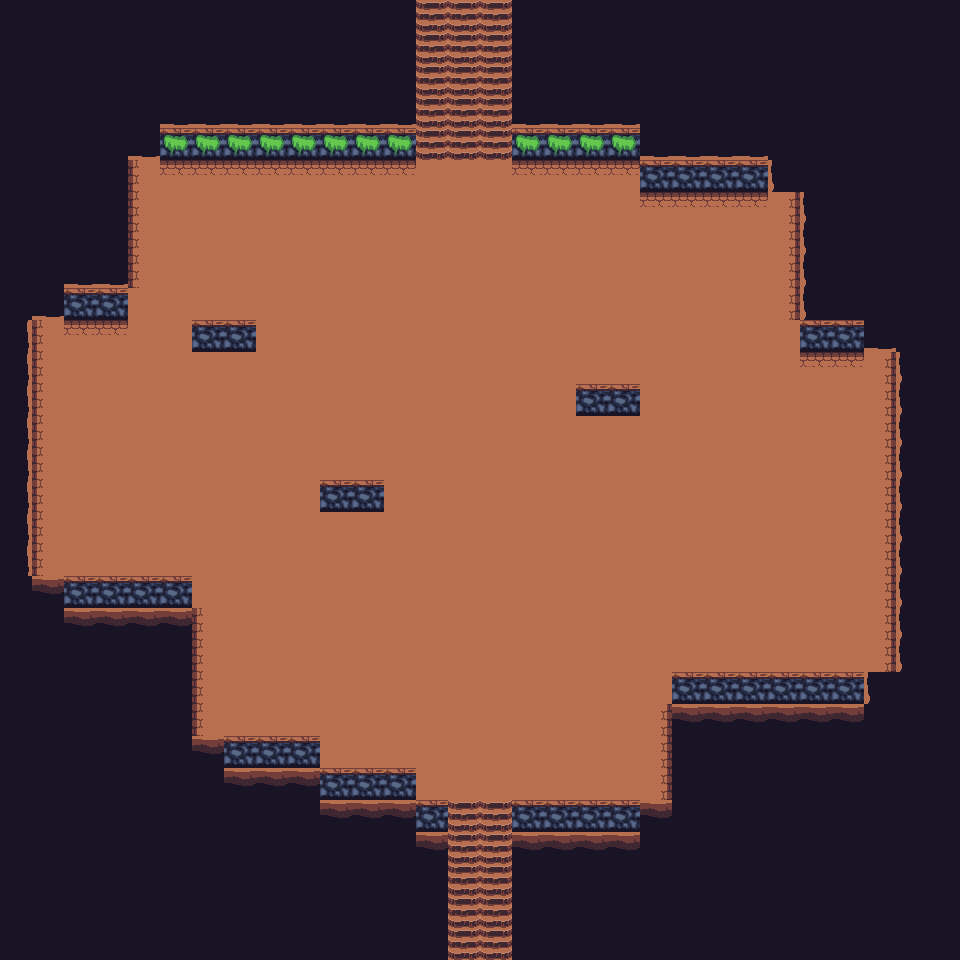

Rendered tile map (Tiled .tmx) drawn with the repository's tilesets; below, a short description and the full map source, tile grids included:
An orthogonal 30x30 tile map with 32x32 px tiles, 2 tile layers (Tile Layer 1, Tile Layer 2) and 31 objects (30x wall, portal).

<map version="1.5" tiledversion="1.6.0" orientation="orthogonal" renderorder="right-down" width="30" height="30" tilewidth="32" tileheight="32" infinite="0" nextlayerid="4" nextobjectid="35">
 <tileset firstgid="1" name="tileset_dungeon" tilewidth="32" tileheight="32" tilecount="64" columns="8">
  <image source="tileset_dungeon.png" width="256" height="256" />
 </tileset>
 <layer id="1" name="Tile Layer 1" width="30" height="30">
  <data encoding="csv">
46,46,46,46,46,46,46,46,46,46,46,46,46,36,36,36,46,46,46,46,46,46,46,46,46,46,46,46,46,46,
46,46,46,46,46,46,46,46,46,46,46,46,46,36,36,36,46,46,46,46,46,46,46,46,46,46,46,46,46,46,
46,46,46,46,46,46,46,46,46,46,46,46,46,36,36,36,46,46,46,46,46,46,46,46,46,46,46,46,46,46,
46,46,46,46,46,54,54,54,54,54,54,54,54,36,36,36,54,54,54,54,46,46,46,46,46,46,46,46,46,46,
46,46,46,46,54,18,18,18,18,18,18,18,18,36,36,36,18,18,18,18,54,54,54,54,46,46,46,46,46,46,
46,46,46,46,41,34,34,34,34,34,34,34,34,42,42,42,34,34,34,34,18,18,18,18,45,46,46,46,46,46,
46,46,46,46,41,42,42,42,42,42,42,42,42,42,42,42,42,42,42,42,34,34,34,34,43,45,46,46,46,46,
46,46,46,46,41,42,42,42,42,42,42,42,42,42,42,42,42,42,42,42,42,42,42,42,43,45,46,46,46,46,
46,46,54,54,41,42,42,42,42,42,42,42,42,42,42,42,42,42,42,42,42,42,42,42,43,45,46,46,46,46,
46,54,18,18,42,42,42,42,42,42,42,42,42,42,42,42,42,42,42,42,42,42,42,42,43,45,46,46,46,46,
47,41,34,34,42,42,18,18,42,42,42,42,42,42,42,42,42,42,42,42,42,42,42,42,42,18,18,54,46,46,
47,41,42,42,42,42,42,42,42,42,42,42,42,42,42,42,42,42,42,42,42,42,42,42,42,34,34,43,45,46,
47,41,42,42,42,42,42,42,42,42,42,42,42,42,42,42,42,42,18,18,42,42,42,42,42,42,42,43,45,46,
47,41,42,42,42,42,42,42,42,42,42,42,42,42,42,42,42,42,42,42,42,42,42,42,42,42,42,43,45,46,
47,41,42,42,42,42,42,42,42,42,42,42,42,42,42,42,42,42,42,42,42,42,42,42,42,42,42,43,45,46,
47,41,42,42,42,42,42,42,42,42,18,18,42,42,42,42,42,42,42,42,42,42,42,42,42,42,42,43,45,46,
47,41,42,42,42,42,42,42,42,42,42,42,42,42,42,42,42,42,42,42,42,42,42,42,42,42,42,43,45,46,
47,41,42,42,42,42,42,42,42,42,42,42,42,42,42,42,42,42,42,42,42,42,42,42,42,42,42,43,45,46,
46,38,18,18,18,18,42,42,42,42,42,42,42,42,42,42,42,42,42,42,42,42,42,42,42,42,42,43,45,46,
46,46,38,38,38,38,41,42,42,42,42,42,42,42,42,42,42,42,42,42,42,42,42,42,42,42,42,43,45,46,
46,46,46,46,46,46,41,42,42,42,42,42,42,42,42,42,42,42,42,42,42,42,42,42,42,42,42,43,45,46,
46,46,46,46,46,46,41,42,42,42,42,42,42,42,42,42,42,42,42,42,42,18,18,18,18,18,18,45,46,46,
46,46,46,46,46,46,41,42,42,42,42,42,42,42,42,42,42,42,42,42,43,38,38,38,38,38,38,46,46,46,
46,46,46,46,46,46,38,18,18,18,42,42,42,42,42,42,42,42,42,42,43,46,46,46,46,46,46,46,46,46,
46,46,46,46,46,46,46,38,38,38,18,18,18,42,42,42,42,42,42,42,43,46,46,46,46,46,46,46,46,46,
46,46,46,46,46,46,46,46,46,46,38,38,38,18,36,36,18,18,18,18,38,46,46,46,46,46,46,46,46,46,
46,46,46,46,46,46,46,46,46,46,46,46,46,38,36,36,38,38,38,38,46,46,46,46,46,46,46,46,46,46,
46,46,46,46,46,46,46,46,46,46,46,46,46,46,36,36,46,46,46,46,46,46,46,46,46,46,46,46,46,46,
46,46,46,46,46,46,46,46,46,46,46,46,46,46,36,36,46,46,46,46,46,46,46,46,46,46,46,46,46,46,
46,46,46,46,46,46,46,46,46,46,46,46,46,46,36,36,46,46,46,46,46,46,46,46,46,46,46,46,46,46
</data>
 </layer>
 <layer id="2" name="Tile Layer 2" width="30" height="30">
  <data encoding="csv">
0,0,0,0,0,0,0,0,0,0,0,0,0,0,0,0,0,0,0,0,0,0,0,0,0,0,0,0,0,0,
0,0,0,0,0,0,0,0,0,0,0,0,0,0,0,0,0,0,0,0,0,0,0,0,0,0,0,0,0,0,
0,0,0,0,0,0,0,0,0,0,0,0,0,0,0,0,0,0,0,0,0,0,0,0,0,0,0,0,0,0,
0,0,0,0,0,0,0,0,0,0,0,0,0,0,0,0,0,0,0,0,0,0,0,0,0,0,0,0,0,0,
0,0,0,0,0,23,23,23,23,23,23,23,23,0,0,0,23,23,23,23,0,0,0,0,0,0,0,0,0,0,
0,0,0,0,0,0,0,0,0,0,0,0,0,0,0,0,0,0,0,0,0,0,0,0,0,0,0,0,0,0,
0,0,0,0,0,0,0,0,0,0,0,0,0,0,0,0,0,0,0,0,0,0,0,0,0,0,0,0,0,0,
0,0,0,0,0,0,0,0,0,0,0,0,0,0,0,0,0,0,0,0,0,0,0,0,0,0,0,0,0,0,
0,0,0,0,0,0,0,0,0,0,0,0,0,0,0,0,0,0,0,0,0,0,0,0,0,0,0,0,0,0,
0,0,0,0,0,0,0,0,0,0,0,0,0,0,0,0,0,0,0,0,0,0,0,0,0,0,0,0,0,0,
0,0,0,0,0,0,0,0,0,0,0,0,0,0,0,0,0,0,0,0,0,0,0,0,0,0,0,0,0,0,
0,0,0,0,0,0,0,0,0,0,0,0,0,0,0,0,0,0,0,0,0,0,0,0,0,0,0,0,0,0,
0,0,0,0,0,0,0,0,0,0,0,0,0,0,0,0,0,0,0,0,0,0,0,0,0,0,0,0,0,0,
0,0,0,0,0,0,0,0,0,0,0,0,0,0,0,0,0,0,0,0,0,0,0,0,0,0,0,0,0,0,
0,0,0,0,0,0,0,0,0,0,0,0,0,0,0,0,0,0,0,0,0,0,0,0,0,0,0,0,0,0,
0,0,0,0,0,0,0,0,0,0,0,0,0,0,0,0,0,0,0,0,0,0,0,0,0,0,0,0,0,0,
0,0,0,0,0,0,0,0,0,0,0,0,0,0,0,0,0,0,0,0,0,0,0,0,0,0,0,0,0,0,
0,0,0,0,0,0,0,0,0,0,0,0,0,0,0,0,0,0,0,0,0,0,0,0,0,0,0,0,0,0,
0,0,0,0,0,0,0,0,0,0,0,0,0,0,0,0,0,0,0,0,0,0,0,0,0,0,0,0,0,0,
0,0,0,0,0,0,0,0,0,0,0,0,0,0,0,0,0,0,0,0,0,0,0,0,0,0,0,0,0,0,
0,0,0,0,0,0,0,0,0,0,0,0,0,0,0,0,0,0,0,0,0,0,0,0,0,0,0,0,0,0,
0,0,0,0,0,0,0,0,0,0,0,0,0,0,0,0,0,0,0,0,0,0,0,0,0,0,0,0,0,0,
0,0,0,0,0,0,0,0,0,0,0,0,0,0,0,0,0,0,0,0,0,0,0,0,0,0,0,0,0,0,
0,0,0,0,0,0,0,0,0,0,0,0,0,0,0,0,0,0,0,0,0,0,0,0,0,0,0,0,0,0,
0,0,0,0,0,0,0,0,0,0,0,0,0,0,0,0,0,0,0,0,0,0,0,0,0,0,0,0,0,0,
0,0,0,0,0,0,0,0,0,0,0,0,0,0,0,0,0,0,0,0,0,0,0,0,0,0,0,0,0,0,
0,0,0,0,0,0,0,0,0,0,0,0,0,0,0,0,0,0,0,0,0,0,0,0,0,0,0,0,0,0,
0,0,0,0,0,0,0,0,0,0,0,0,0,0,0,0,0,0,0,0,0,0,0,0,0,0,0,0,0,0,
0,0,0,0,0,0,0,0,0,0,0,0,0,0,0,0,0,0,0,0,0,0,0,0,0,0,0,0,0,0,
0,0,0,0,0,0,0,0,0,0,0,0,0,0,0,0,0,0,0,0,0,0,0,0,0,0,0,0,0,0
</data>
 </layer>
 <objectgroup id="3" name="Object Layer 1">
  <object id="1" name="wall" type="wall" x="512" y="0" width="32" height="160" />
  <object id="2" name="wall" type="wall" x="544" y="128" width="96" height="32" />
  <object id="3" name="wall" type="wall" x="640" y="160" width="128" height="32" />
  <object id="4" name="wall" type="wall" x="768" y="160" width="32" height="32" />
  <object id="5" name="wall" type="wall" x="800" y="192" width="32" height="128" />
  <object id="6" name="wall" type="wall" x="800" y="320" width="64" height="32" />
  <object id="7" name="wall" type="wall" x="864" y="320" width="32" height="32" />
  <object id="8" name="wall" type="wall" x="896" y="352" width="32" height="320" />
  <object id="9" name="wall" type="wall" x="864" y="672" width="32" height="32" />
  <object id="10" name="wall" type="wall" x="672" y="672" width="192" height="32" />
  <object id="11" name="wall" type="wall" x="672" y="704" width="32" height="96" />
  <object id="13" name="wall" type="wall" x="512" y="800" width="160" height="32" />
  <object id="14" name="wall" type="wall" x="416" y="800" width="32" height="32" />
  <object id="15" name="wall" type="wall" x="320" y="768" width="96" height="32" />
  <object id="16" name="wall" type="wall" x="192" y="736" width="128" height="32" />
  <object id="17" name="wall" type="wall" x="160" y="608" width="32" height="128" />
  <object id="18" name="wall" type="wall" x="32" y="576" width="160" height="32" />
  <object id="19" name="wall" type="wall" x="64" y="288" width="64" height="32" />
  <object id="20" name="wall" type="wall" x="32" y="288" width="32" height="32" />
  <object id="21" name="wall" type="wall" x="0" y="320" width="32" height="256" />
  <object id="22" name="wall" type="wall" x="96" y="160" width="32" height="128" />
  <object id="23" name="wall" type="wall" x="128" y="128" width="288" height="32" />
  <object id="24" name="wall" type="wall" x="384" y="0" width="32" height="128" />
  <object id="25" name="wall" type="wall" x="320" y="480" width="64" height="32" />
  <object id="26" name="wall" type="wall" x="576" y="384" width="64" height="32" />
  <object id="27" name="wall" type="wall" x="192" y="320" width="64" height="32" />
  <object id="28" name="wall" type="wall" x="512" y="832" width="32" height="128" />
  <object id="29" name="wall" type="wall" x="416" y="832" width="32" height="128" />
  <object id="30" type="wall" x="448" y="928" width="64" height="32" />
  <object id="31" type="wall" x="416" y="0" width="96" height="32" />
  <object id="32" type="portal" x="416" y="32" width="96" height="32" />
 </objectgroup>
</map>
